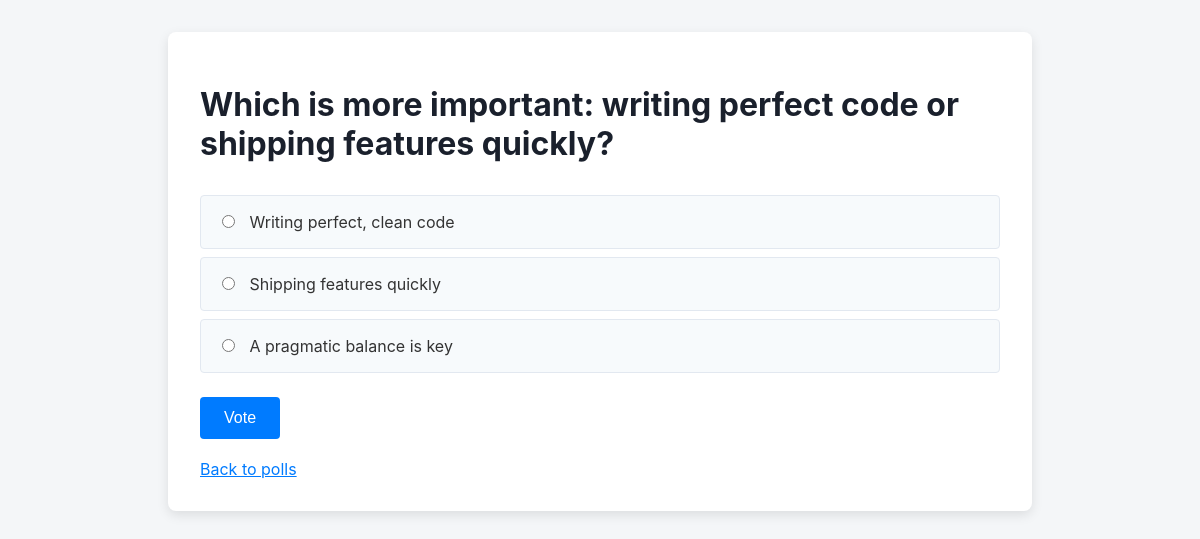
The page /polls/10/ on the database its author committed.
### polls/models.py (models this page shows, shortened)
class Question(models.Model):
    question_text = models.CharField(max_length=200)
    pub_date = models.DateTimeField("date published")

class Choice(models.Model):
    question = models.ForeignKey(Question, on_delete=models.CASCADE)
    choice_text = models.CharField(max_length=200)
    votes = models.IntegerField(default=0)

### polls/views.py (the view)
# urls.py: path("<int:pk>/", views.DetailView.as_view(), name="detail"),
class DetailView(generic.DetailView):
    model = Question
    template_name = "polls/detail.html"

### polls/templates/polls/detail.html (shortened to what this page needs)
<!DOCTYPE html>
<html lang="en">
<head>
</head>
<body>
    <div class="container">
        <h1>{{ question.question_text }}</h1>
        <form action="{% url 'polls:vote' question.id %}" method="post">
        {% for choice in question.choice_set.all %}
            <label class="choice-label">
                <input type="radio" name="choice" id="choice{{ forloop.counter }}" value="{{ choice.id }}">
                {{ choice.choice_text }}
            </label>
        {% endfor %}
        <input type="submit" value="Vote" class="vote-button">
        </form>
        <br>
        <a href="{% url 'polls:index' %}">Back to polls</a>
    </div>
</body>
</html>

### polls/templates/polls/detail.html (style rules this page uses)
body { font-family: -apple-system, BlinkMacSystemFont, "Segoe UI", Roboto, Helvetica, Arial, sans-serif; background-color: #f4f6f8; color: #333; margin: 0; padding: 2rem; }
.container { max-width: 800px; margin: auto; background: white; padding: 2rem; border-radius: 8px; box-shadow: 0 4px 12px rgba(0,0,0,0.1); }
h1 { color: #1a202c; margin-bottom: 2rem; }
.choice-label { display: block; background-color: #f7fafc; border: 1px solid #e2e8f0; padding: 1rem; margin-bottom: 0.5rem; border-radius: 4px; cursor: pointer; }
input[type="radio"] { margin-right: 10px; }
.vote-button { background-color: #007bff; color: white; border: none; padding: 0.75rem 1.5rem; font-size: 1rem; border-radius: 4px; cursor: pointer; margin-top: 1rem; }
a { color: #007bff; }

### rows shown on the page
Question: question_text "Which is more important: writing perfect code or shipping features quickly?"
Choice: choice_text "Writing perfect, clean code"
Choice: choice_text "Shipping features quickly"
Choice: choice_text "A pragmatic balance is key"
